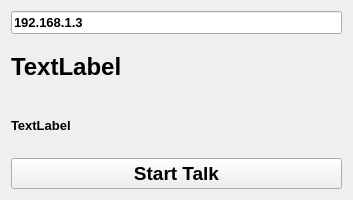
<?xml version="1.0" encoding="UTF-8"?>
<ui version="4.0">
 <class>Widget</class>
 <widget class="QWidget" name="Widget">
  <property name="geometry">
   <rect>
    <x>0</x>
    <y>0</y>
    <width>353</width>
    <height>200</height>
   </rect>
  </property>
  <property name="windowTitle">
   <string>Widget</string>
  </property>
  <layout class="QGridLayout" name="gridLayout">
   <item row="0" column="0">
    <widget class="QLineEdit" name="lineEdit">
     <property name="font">
      <font>
       <pointsize>10</pointsize>
       <weight>75</weight>
       <bold>true</bold>
      </font>
     </property>
     <property name="text">
      <string>192.168.1.3</string>
     </property>
    </widget>
   </item>
   <item row="1" column="0">
    <widget class="QLabel" name="label_2">
     <property name="font">
      <font>
       <pointsize>18</pointsize>
       <weight>75</weight>
       <bold>true</bold>
      </font>
     </property>
     <property name="text">
      <string>TextLabel</string>
     </property>
    </widget>
   </item>
   <item row="2" column="0">
    <widget class="QLabel" name="label">
     <property name="font">
      <font>
       <pointsize>10</pointsize>
       <weight>75</weight>
       <bold>true</bold>
      </font>
     </property>
     <property name="text">
      <string>TextLabel</string>
     </property>
    </widget>
   </item>
   <item row="3" column="0">
    <widget class="QPushButton" name="pushButton">
     <property name="font">
      <font>
       <pointsize>14</pointsize>
       <weight>75</weight>
       <bold>true</bold>
      </font>
     </property>
     <property name="text">
      <string>Start Talk</string>
     </property>
    </widget>
   </item>
  </layout>
 </widget>
 <layoutdefault spacing="6" margin="11"/>
 <resources/>
 <connections/>
</ui>
